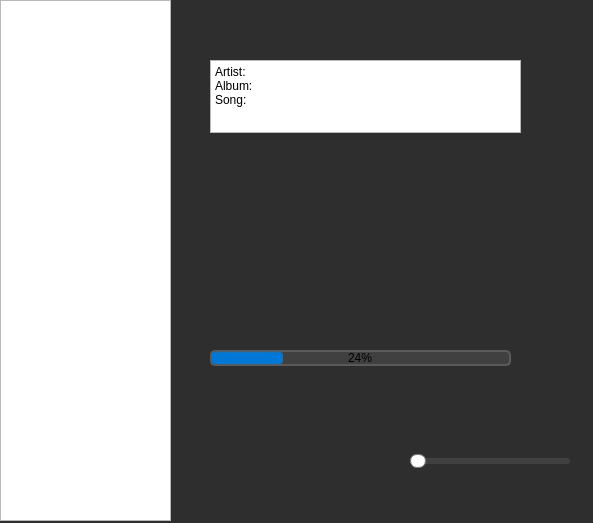
<?xml version="1.0" encoding="UTF-8"?>
<ui version="4.0">
 <class>player</class>
 <widget class="QWidget" name="player">
  <property name="geometry">
   <rect>
    <x>0</x>
    <y>0</y>
    <width>593</width>
    <height>523</height>
   </rect>
  </property>
  <property name="windowTitle">
   <string>player</string>
  </property>
  <property name="styleSheet">
   <string notr="true">QWidget#player {
    background-color: #2e2e2e;
    color: #ffffff;
    font-family: &quot;Segoe UI&quot;, sans-serif;
}</string>
  </property>
  <widget class="QPushButton" name="nextButton">
   <property name="geometry">
    <rect>
     <x>410</x>
     <y>390</y>
     <width>75</width>
     <height>24</height>
    </rect>
   </property>
   <property name="styleSheet">
    <string notr="true">QPushButton {
    background-color: transparent;
    border: none;
    color: #ffffff;
}

QPushButton:hover {
    background-color: #5a5a5a;
    border-radius: 5px;
}

QPushButton:pressed {
    background-color: #0078d7;
}</string>
   </property>
   <property name="text">
    <string/>
   </property>
   <property name="icon">
    <iconset theme="QIcon::ThemeIcon::GoNext"/>
   </property>
  </widget>
  <widget class="QPushButton" name="lastButton">
   <property name="geometry">
    <rect>
     <x>240</x>
     <y>390</y>
     <width>75</width>
     <height>24</height>
    </rect>
   </property>
   <property name="styleSheet">
    <string notr="true">QPushButton {
    background-color: transparent;
    border: none;
    color: #ffffff;
}

QPushButton:hover {
    background-color: #5a5a5a;
    border-radius: 5px;
}

QPushButton:pressed {
    background-color: #0078d7;
}</string>
   </property>
   <property name="text">
    <string/>
   </property>
   <property name="icon">
    <iconset theme="QIcon::ThemeIcon::GoPrevious"/>
   </property>
  </widget>
  <widget class="QPushButton" name="stopPauseButton">
   <property name="geometry">
    <rect>
     <x>340</x>
     <y>380</y>
     <width>41</width>
     <height>41</height>
    </rect>
   </property>
   <property name="styleSheet">
    <string notr="true">QPushButton {
    background-color: transparent;
    border: none;
    color: #ffffff;
}

QPushButton:hover {
    background-color: #5a5a5a;
    border-radius: 5px;
}

QPushButton:pressed {
    background-color: #0078d7;
}</string>
   </property>
   <property name="text">
    <string/>
   </property>
   <property name="icon">
    <iconset theme="QIcon::ThemeIcon::MediaPlaybackPause"/>
   </property>
  </widget>
  <widget class="QPushButton" name="muteButton">
   <property name="geometry">
    <rect>
     <x>350</x>
     <y>440</y>
     <width>51</width>
     <height>41</height>
    </rect>
   </property>
   <property name="styleSheet">
    <string notr="true">QPushButton {
    background-color: transparent;
    border: none;
    color: #ffffff;
}

QPushButton:hover {
    background-color: #5a5a5a;
    border-radius: 5px;
}

QPushButton:pressed {
    background-color: #0078d7;
}</string>
   </property>
   <property name="text">
    <string/>
   </property>
   <property name="icon">
    <iconset theme="QIcon::ThemeIcon::AudioVolumeHigh"/>
   </property>
  </widget>
  <widget class="QWidget" name="verticalLayoutWidget">
   <property name="geometry">
    <rect>
     <x>270</x>
     <y>140</y>
     <width>191</width>
     <height>191</height>
    </rect>
   </property>
   <layout class="QVBoxLayout" name="coverLayout">
    <item alignment="Qt::AlignmentFlag::AlignHCenter">
     <widget class="QLabel" name="coverLabel">
      <property name="text">
       <string/>
      </property>
     </widget>
    </item>
   </layout>
  </widget>
  <widget class="QWidget" name="verticalLayoutWidget_2">
   <property name="geometry">
    <rect>
     <x>210</x>
     <y>60</y>
     <width>311</width>
     <height>73</height>
    </rect>
   </property>
   <layout class="QVBoxLayout" name="dataLayout">
    <item>
     <widget class="QPlainTextEdit" name="dataPlainText">
      <property name="plainText">
       <string>Artist:
Album:
Song:
</string>
      </property>
     </widget>
    </item>
   </layout>
  </widget>
  <widget class="QSlider" name="soundSlider">
   <property name="geometry">
    <rect>
     <x>410</x>
     <y>450</y>
     <width>160</width>
     <height>22</height>
    </rect>
   </property>
   <property name="styleSheet">
    <string notr="true">QSlider::groove:horizontal {
    background: #404040;
    height: 6px;
    border-radius: 3px;
}

QSlider::handle:horizontal {
    background: #ffffff;
    border: 1px solid #777777;
    width: 14px;
    height: 14px;
    margin: -4px 0;
    border-radius: 7px;
}

QSlider::sub-page:horizontal {
    background: #0078d7;
    border-radius: 3px;
}</string>
   </property>
   <property name="orientation">
    <enum>Qt::Orientation::Horizontal</enum>
   </property>
  </widget>
  <widget class="QProgressBar" name="progressBar">
   <property name="geometry">
    <rect>
     <x>210</x>
     <y>350</y>
     <width>301</width>
     <height>16</height>
    </rect>
   </property>
   <property name="styleSheet">
    <string notr="true">QProgressBar#progressBar {
    border: 2px solid #5a5a5a;
    border-radius: 5px;
    background-color: #404040;
    text-align: center;
}

QProgressBar#progressBar::chunk {
    background-color: #0078d7; /* Azul */
    border-radius: 3px;
}</string>
   </property>
   <property name="value">
    <number>24</number>
   </property>
  </widget>
  <widget class="QWidget" name="horizontalLayoutWidget">
   <property name="geometry">
    <rect>
     <x>0</x>
     <y>0</y>
     <width>171</width>
     <height>521</height>
    </rect>
   </property>
   <layout class="QHBoxLayout" name="horizontalLayout">
    <item>
     <widget class="QListWidget" name="listWidget"/>
    </item>
   </layout>
  </widget>
  <widget class="QPushButton" name="searchButton">
   <property name="geometry">
    <rect>
     <x>180</x>
     <y>0</y>
     <width>31</width>
     <height>31</height>
    </rect>
   </property>
   <property name="styleSheet">
    <string notr="true">QPushButton {
    background-color: transparent;
    border: none;
    color: #ffffff;
}

QPushButton:hover {
    background-color: #5a5a5a;
    border-radius: 5px;
}

QPushButton:pressed {
    background-color: #0078d7;
}</string>
   </property>
   <property name="text">
    <string/>
   </property>
   <property name="icon">
    <iconset theme="QIcon::ThemeIcon::FolderOpen"/>
   </property>
  </widget>
 </widget>
 <resources/>
 <connections/>
</ui>
